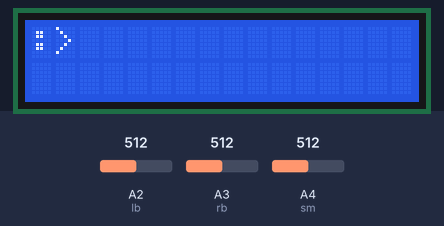
A sketch run on a simulated Arduino Uno, built with avr-gcc and run on an emulated ATmega328P. Parts: 16×2 character LCD. The test bench sets the inputs (shaded band); at power-on: A3 (rb) = 512, A2 (lb) = 512, A4 (sm) = 512. What the sketch prints to the serial monitor is not drawn.

Above: at 2.2 s.
2.3 s: A3 (rb) set to 489
At 15.3 s:
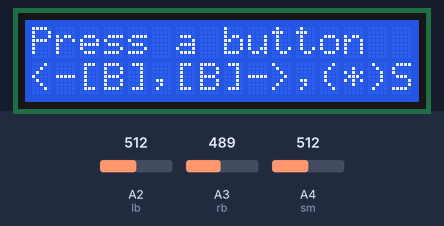
15.8 s: A2 (lb) set to 785
17.3 s: A2 (lb) set to 810
At 17.7 s:
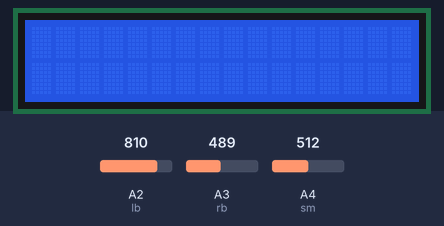
20.6 s: A4 (sm) set to 900
At 21.81 s:
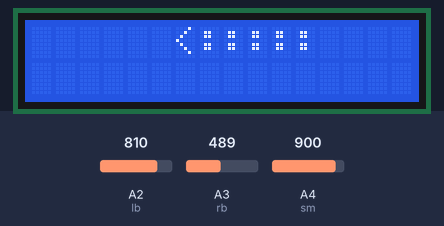
22.8 s: A4 (sm) set to 951
24.3 s: A4 (sm) set to 971
At 25.98 s:
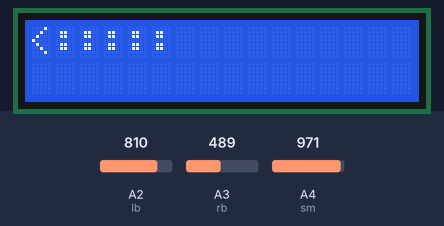

The sketch:

scroll_display_with_button.ino
```cpp
#include <LiquidCrystal.h>

// initialize the library with the numbers of the interface pins
LiquidCrystal lcd(12, 11, 5, 4, 3, 2);
int lb = A2;
int rb = A3;
int sm = A4;
int d1 = 0;
void setup() {
    Serial.begin(9600);
  // set up the LCD's number of columns and rows:
  lcd.begin(16, 2);
   pinMode(lb,INPUT);
   pinMode(rb,INPUT);
   pinMode(sm,INPUT);

  // Print a message to the LCD.
  lcd.print("hello, world!");
  delay(1000);
}

void loop() {

  int LB = analogRead(lb);
  int RB = analogRead(rb);
  lcd.setCursor(0,0);
  lcd.print("Press a button");
   lcd.setCursor(0,1);
    lcd.print("<-[B],[B]->,(*)S");

   if(LB > 800){
    lcd.clear();
     for (int positionCounter = 0; positionCounter < 1; positionCounter++)
 {
    lcd.setCursor(16,0);
        lcd.print("<:::::");
    lcd.scrollDisplayRight();

    delay(1);
  }
        for (int positionCounter = 0; positionCounter < 23; positionCounter++)
 {
    // scroll one position left:
    lcd.scrollDisplayLeft();
    // wait a bit:
    delay(d1);
    int val1 = analogRead(sm);
  int val = val1/4;
   Serial.print(val);
  Serial.print("  ");

  if(val >= 0 && val <= 20){
      d1 = 1100;
    }
  if(val >= 21 && val <= 40){
     d1 = 1000;
    }
  if(val >= 41 && val <= 60){
      d1 = 900;
    }
  if(val >= 61 && val <= 80){
      d1 = 800;
    }
  if(val >= 81 && val <= 100){
      d1 = 700;
    }
  if(val >= 101 && val <= 130){
      d1 = 600;
    }
  if(val >= 131 && val <= 160){
      d1 = 500;
    }
  if(val >= 161 && val <= 200){
      d1 = 400;
    }
  if(val >= 201 && val <= 220){
      d1 = 300;
    }
   if(val >= 221 && val <= 240){
      d1 = 200;
    }
  if(val >= 241 && val <= 255){
      d1 = 100;
    }
  }
        lcd.clear();
}

   if(RB > 500)
 {
     lcd.clear();
        for (int positionCounter = 0; positionCounter < 7; positionCounter++)
 {
    // scroll one position left:
  lcd.setCursor(0,0);
   lcd.print(":::::>");
    lcd.scrollDisplayLeft();
    // wait a bit:
    delay(1);
  }
   for (int positionCounter = 0; positionCounter < 23; positionCounter++)
  {
    // scroll one position left:
    lcd.scrollDisplayRight();
    // wait a bit:
    delay(d1);
    int val1 = analogRead(sm);
  int val = val1/4;
  Serial.print(val);
  Serial.print("  ");

  if(val >= 0 && val <= 20){
      d1 = 1100;
    }
  if(val >= 21 && val <= 40){
     d1 = 1000;
    }
  if(val >= 41 && val <= 60){
      d1 = 900;
    }
  if(val >= 61 && val <= 80){
      d1 = 800;
    }
  if(val >= 81 && val <= 100){
      d1 = 700;
    }
  if(val >= 101 && val <= 130){
      d1 = 600;
    }
  if(val >= 131 && val <= 160){
      d1 = 500;
    }
  if(val >= 161 && val <= 200){
      d1 = 400;
    }
  if(val >= 201 && val <= 220){
      d1 = 300;
    }
   if(val >= 221 && val <= 240){
      d1 = 200;
    }
  if(val >= 241 && val <= 255){
      d1 = 100;
   }
  }
        lcd.clear();
 }
}
```

Measured:
- the behaviour switches between 501 and 500 on A3 (rb) (found by bisection; images 0 and 1)
- the behaviour switches between 800 and 801 on A2 (lb) (found by bisection; images 1 and 2)
- after the input at 2.3 s, the display: first differs from a run without the input after 12.0 s (image 1)
- after the input at 15.8 s, every drawn part: stays the same
- after the input at 17.3 s, the display: changes at once (image 2)
- what the display in image 0 shows lasts 0.6 s, from 1.7 s to 2.3 s
